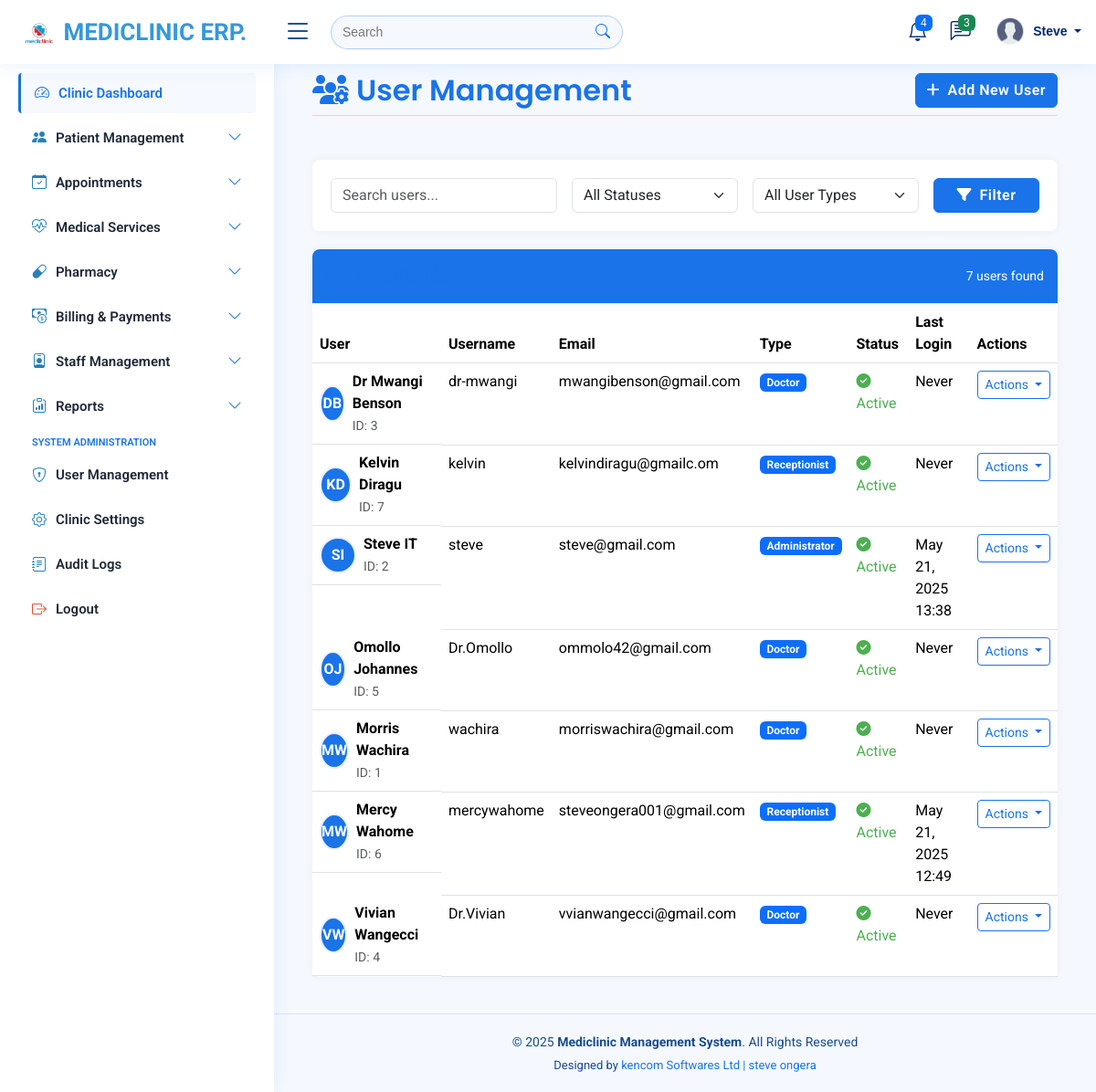
The app's page /users/ (signed in), older data.
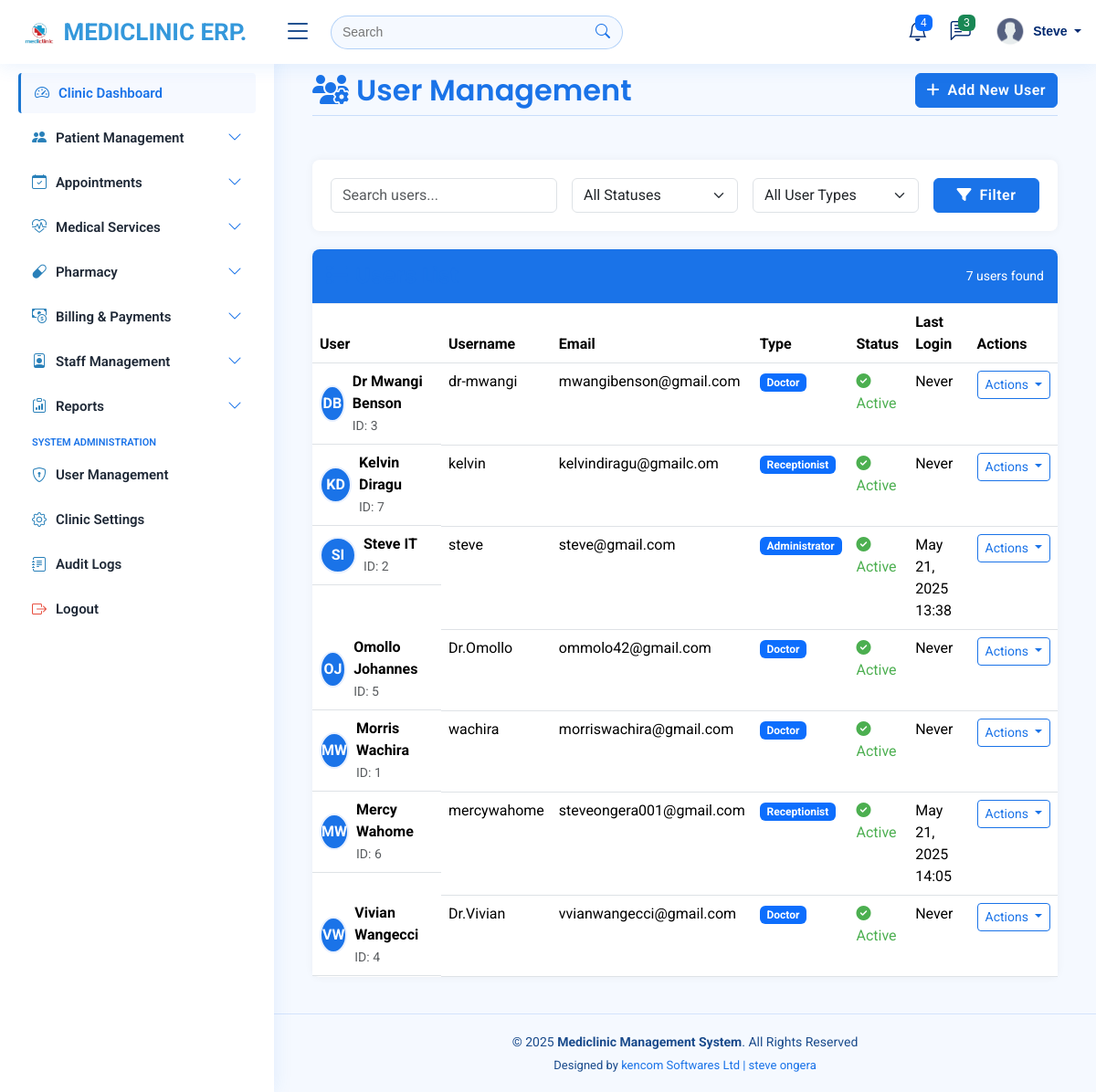
The same page, newer data.
### myapplication/models.py (models this page shows, shortened)
class User(AbstractUser):
    USER_TYPE_CHOICES = (
        ('ADMIN', 'Administrator'),
        ('DOCTOR', 'Doctor'),
        ('RECEPTIONIST', 'Receptionist'),
    )
    user_type = models.CharField(max_length=12, choices=USER_TYPE_CHOICES)
    phone_number = models.CharField(max_length=15, blank=True, null=True)
    specialization = models.CharField(max_length=100, blank=True, null=True)  # For doctors
    license_number = models.CharField(max_length=50, blank=True, null=True)  # For doctors
    is_active = models.BooleanField(default=True)

### myapplication/views.py (the view, shortened to what this page needs)
# urls.py: path('users/', views.user_management, name='user_management'),
@login_required
@permission_required('auth.view_user', raise_exception=True)
def user_management(request):
    search_query = request.GET.get('search', '')
    status_filter = request.GET.get('status', '')
    user_type_filter = request.GET.get('user_type', '')
    users = User.objects.all()
    if status_filter:
        users = users.filter(is_active=status_filter == 'active')
    if user_type_filter:
        users = users.filter(user_type=user_type_filter)
    users = users.order_by('last_name', 'first_name')
    context = {
        'users': users,
        'search_query': search_query,
        'status_filter': status_filter,
        'user_type_filter': user_type_filter,
        'user_types': User.USER_TYPE_CHOICES,
        'now': timezone.now(),
    }
    return render(request, 'user_management/user_list.html', context)

### templates/user_management/user_list.html (shortened to what the changed rows need)
{% extends 'base/base.html' %}
{% block content %}
    <div class="container-fluid">
        <div class="row mb-4">
            <div class="col-12">
                <div class="d-flex justify-content-between align-items-center">
                    <h2 class="mb-0 page-header">
                        <i class="fas fa-users-cog me-2"></i>User Management
                    </h2>
                </div>
            </div>
        </div>
        <div class="card">
            <div class="card-body p-0">
                <div class="table-responsive">
                    <table class="table table-hover mb-0">
                        <thead>
                            <tr>
                                <th>User</th>
                                <th>Username</th>
                                <th>Email</th>
                                <th>Type</th>
                                <th>Status</th>
                                <th>Last Login</th>
                                <th>Actions</th>
                            </tr>
                        </thead>
                        <tbody>
                            {% for user in users %}
                            <tr>
                                <td class="d-flex align-items-center">
                                    {% if user.profile_picture %}
                                        <img src="{{ user.profile_picture.url }}" alt="{{ user.get_full_name }}"
                                             class="user-avatar me-2">
                                    {% else %}
                                        <div class="initials-avatar me-2">
                                            {{ user.first_name|first|default:'' }}{{ user.last_name|first|default:'' }}
                                        </div>
                                    {% endif %}
                                    <div>
                                        <div class="fw-bold">{{ user.get_full_name }}</div>
                                        <small class="text-muted">ID: {{ user.id }}</small>
                                    </div>
                                </td>
                                <td>{{ user.username }}</td>
                                <td>{{ user.email|default:"-" }}</td>
                                <td>
                                    <span class="badge bg-primary">{{ user.get_user_type_display }}</span>
                                </td>
                                <td>
                                    {% if user.is_active %}
                                        <span class="status-active">
                                            <i class="fas fa-check-circle me-1"></i> Active
                                        </span>
                                    {% else %}
                                        <span class="status-inactive">
                                            <i class="fas fa-times-circle me-1"></i> Inactive
                                        </span>
                                    {% endif %}
                                </td>
                                <td>
                                    {% if user.last_login %}
                                        {{ user.last_login|date:"M d, Y H:i" }}
                                    {% else %}
                                        Never
                                    {% endif %}
                                </td>
                                <td>
                                    <div class="dropdown">
                                        <button class="btn btn-sm btn-outline-primary dropdown-toggle"
                                                type="button" data-bs-toggle="dropdown">
                                            Actions
                                        </button>
                                    </div>
                                </td>
                            </tr>
                            {% endfor %}
                        </tbody>
                    </table>
                </div>
            </div>
        </div>
    </div>
{% endblock %}

Row changes from the older to the newer data that the page shows:
changed User "Mercy Wahome": last_login "May 21, 2025 12:49" → "May 21, 2025 14:05"
